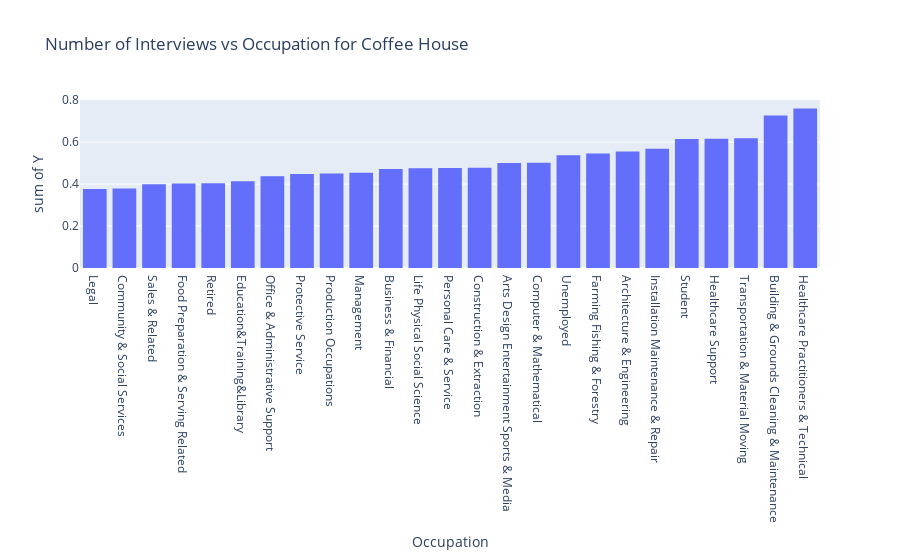

The notebook cell this image was saved under:
### Code cell
# Create a histogram of number of interviews vs Occupation
px.histogram(occ_count_cof.sort_values("Y"), x="occupation",y="Y",barmode='group',
             title="Number of Interviews vs Occupation for Coffee House", labels={"occupation":"Occupation"})

### Figure 1 — Plotly figure (JSON) as saved in the notebook; plotly's stock layout.template omitted (floating-point values rounded to 4 significant figures)
{"data": [{"alignmentgroup": "True", "bingroup": "x", "histfunc": "sum", "hovertemplate": "Occupation=%{x}<br>sum of Y=%{y}<extra></extra>", "legendgroup": "", "marker": {"color": "#636efa", "pattern": {"shape": ""}}, "name": "", "offsetgroup": "", "orientation": "v", "showlegend": false, "type": "histogram", "x": ["Legal", "Community & Social Services", "Sales & Related", "Food Preparation & Serving Related", "Retired", "Education&Training&Library", "Office & Administrative Support", "Protective Service", "Production Occupations", "Management", "Business & Financial", "Life Physical Social Science", "Personal Care & Service", "Construction & Extraction", "Arts Design Entertainment Sports & Media", "Computer & Mathematical", "Unemployed", "Farming Fishing & Forestry", "Architecture & Engineering", "Installation Maintenance & Repair", "Student", "Healthcare Support", "Transportation & Material Moving", "Building & Grounds Cleaning & Maintenance", "Healthcare Practitioners & Technical"], "xaxis": "x", "y": [0.3768, 0.3788, 0.3994, 0.4026, 0.4037, 0.4139, 0.4375, 0.4483, 0.45, 0.4539, 0.4718, 0.4754, 0.4762, 0.4783, 0.5, 0.5012, 0.5372, 0.5455, 0.5556, 0.5682, 0.6147, 0.6154, 0.6184, 0.7273, 0.7606], "yaxis": "y"}], "layout": {"barmode": "group", "legend": {"tracegroupgap": 0}, "title": {"text": "Number of Interviews vs Occupation for Coffee House"}, "xaxis": {"anchor": "y", "domain": [0, 1], "title": {"text": "Occupation"}}, "yaxis": {"anchor": "x", "domain": [0, 1], "title": {"text": "sum of Y"}}}}
